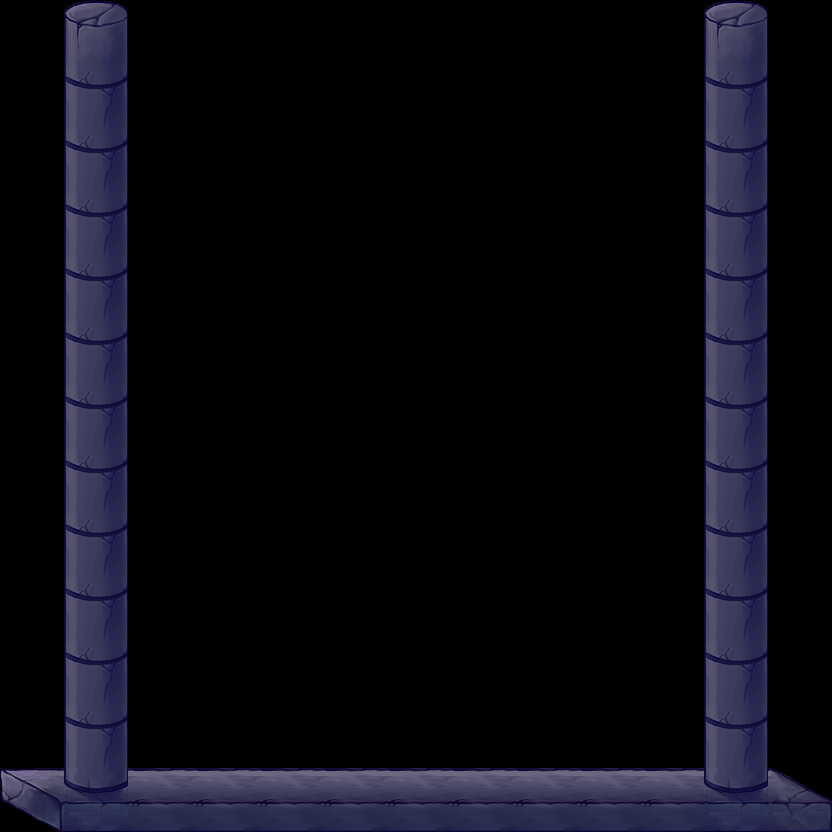

A level layout from a 2D game, rendered from its tile map. Below: a short description, then the map file with tile-grid data replaced by summaries:
An orthogonal 13x13 tile map with 64x64 px tiles, 1 tile layer (walls), 1 hidden layer not drawn, 9 tilesets.

<map version="1.0" orientation="orthogonal" renderorder="right-down" width="13" height="13" tilewidth="64" tileheight="64">
 <tileset firstgid="1" name="characters" tilewidth="64" tileheight="64">
  <image source="characters.png" width="384" height="384" />
  <tile id="0">
   <properties>
    <property name="att_1_cooldown" value="27" />
    <property name="att_1_damage" value="10" />
    <property name="att_1_pierce" value="0" />
    <property name="att_1_projectile_amount" value="1" />
    <property name="att_1_projectile_lifetime" value="15" />
    <property name="att_1_projectile_speed" value="15" />
    <property name="att_1_spread_angle" value="10" />
    <property name="att_1_stun" value="10" />
    <property name="max_hp" value="150" />
    <property name="max_x_vel" value="6" />
    <property name="max_y_vel" value="13" />
    <property name="type" value="player" />
   </properties>
  </tile>
  <tile id="2">
   <properties>
    <property name="ai" value="green_1" />
    <property name="att_1_cooldown" value="50" />
    <property name="att_1_damage" value="20" />
    <property name="att_1_pierce" value="0" />
    <property name="att_1_projectile_amount" value="1" />
    <property name="att_1_projectile_lifetime" value="40" />
    <property name="att_1_projectile_speed" value="7" />
    <property name="att_1_spread_angle" value="0" />
    <property name="att_1_stun" value="5" />
    <property name="max_hp" value="1" />
    <property name="max_x_vel" value="3" />
    <property name="max_y_vel" value="0" />
    <property name="type" value="enemy" />
   </properties>
  </tile>
  <tile id="4">
   <properties>
    <property name="ai" value="pink_1" />
    <property name="att_1_cooldown" value="60" />
    <property name="att_1_damage" value="75" />
    <property name="att_1_pierce" value="1" />
    <property name="att_1_projectile_amount" value="1" />
    <property name="att_1_projectile_lifetime" value="15" />
    <property name="att_1_projectile_speed" value="7" />
    <property name="att_1_spread_angle" value="10" />
    <property name="att_1_stun" value="10" />
    <property name="max_hp" value="20" />
    <property name="max_x_vel" value="5" />
    <property name="max_y_vel" value="9" />
    <property name="type" value="enemy" />
   </properties>
  </tile>
  <tile id="12">
   <properties>
    <property name="ai" value="green_2" />
    <property name="att_1_cooldown" value="100" />
    <property name="att_1_damage" value="10" />
    <property name="att_1_pierce" value="1" />
    <property name="att_1_projectile_amount" value="8" />
    <property name="att_1_projectile_lifetime" value="100" />
    <property name="att_1_projectile_speed" value="3" />
    <property name="att_1_spread_angle" value="45" />
    <property name="att_1_stun" value="20" />
    <property name="max_hp" value="50" />
    <property name="max_x_vel" value="0" />
    <property name="max_y_vel" value="0" />
    <property name="no_gravity" value="1" />
    <property name="type" value="enemy" />
   </properties>
  </tile>
  <tile id="14">
   <properties>
    <property name="ai" value="pink_2" />
    <property name="att_1_cooldown" value="60" />
    <property name="att_1_damage" value="10" />
    <property name="att_1_pierce" value="1" />
    <property name="att_1_projectile_amount" value="8" />
    <property name="att_1_projectile_lifetime" value="15" />
    <property name="att_1_projectile_speed" value="7" />
    <property name="att_1_spread_angle" value="45" />
    <property name="att_1_stun" value="20" />
    <property name="max_hp" value="50" />
    <property name="max_x_vel" value="0" />
    <property name="max_y_vel" value="0" />
    <property name="no_gravity" value="1" />
    <property name="type" value="enemy" />
   </properties>
  </tile>
  <tile id="16">
   <properties>
    <property name="ai" value="pink_boss" />
    <property name="att_1_cooldown" value="50" />
    <property name="att_1_damage" value="10" />
    <property name="att_1_pierce" value="1" />
    <property name="att_1_projectile_amount" value="1" />
    <property name="att_1_projectile_lifetime" value="1" />
    <property name="att_1_projectile_speed" value="3" />
    <property name="att_1_spread_angle" value="0" />
    <property name="att_1_stun" value="15" />
    <property name="att_2_cooldown" value="50" />
    <property name="att_2_damage" value="20" />
    <property name="att_2_pierce" value="1" />
    <property name="att_2_projectile_amount" value="1" />
    <property name="att_2_projectile_lifetime" value="15" />
    <property name="att_2_projectile_speed" value="7" />
    <property name="att_2_spread_angle" value="0" />
    <property name="att_2_stun" value="15" />
    <property name="att_3_cooldown" value="50" />
    <property name="att_3_damage" value="5" />
    <property name="att_3_pierce" value="1" />
    <property name="att_3_projectile_amount" value="1" />
    <property name="att_3_projectile_lifetime" value="15" />
    <property name="att_3_projectile_speed" value="5" />
    <property name="att_3_spread_angle" value="45" />
    <property name="att_3_stun" value="10" />
    <property name="max_hp" value="100" />
    <property name="max_x_vel" value="5" />
    <property name="max_y_vel" value="0" />
    <property name="type" value="enemy" />
   </properties>
  </tile>
  <tile id="24">
   <properties>
    <property name="ai" value="pink_3" />
    <property name="att_1_cooldown" value="45" />
    <property name="att_1_damage" value="5" />
    <property name="att_1_pierce" value="1" />
    <property name="att_1_projectile_amount" value="8" />
    <property name="att_1_projectile_lifetime" value="15" />
    <property name="att_1_projectile_speed" value="6" />
    <property name="att_1_spread_angle" value="45" />
    <property name="att_1_stun" value="10" />
    <property name="max_hp" value="100" />
    <property name="max_x_vel" value="2" />
    <property name="max_y_vel" value="0" />
    <property name="type" value="enemy" />
   </properties>
  </tile>
 </tileset>
 <tileset firstgid="37" name="collectibles" tilewidth="64" tileheight="64">
  <image source="collectibles.png" width="256" height="256" />
  <tile id="0">
   <properties>
    <property name="recovery" value="10" />
    <property name="size" value="s" />
    <property name="type" value="heal_potion" />
   </properties>
  </tile>
  <tile id="1">
   <properties>
    <property name="recovery" value="45" />
    <property name="size" value="m" />
    <property name="type" value="heal_potion" />
   </properties>
  </tile>
  <tile id="2">
   <properties>
    <property name="recovery" value="75" />
    <property name="size" value="l" />
    <property name="type" value="heal_potion" />
   </properties>
  </tile>
  <tile id="3">
   <properties>
    <property name="tag" value="add_projectile" />
    <property name="type" value="skill_up" />
   </properties>
  </tile>
  <tile id="4">
   <properties>
    <property name="tag" value="pierce" />
    <property name="type" value="skill_up" />
   </properties>
  </tile>
 </tileset>
 <tileset firstgid="53" name="tileset_Neutra_l01" tilewidth="64" tileheight="64">
  <properties>
   <property name="type" value="deadly" />
  </properties>
  <image source="tileset_neutral_01.png" width="640" height="640" />
  <tile id="1">
   <properties>
    <property name="type" value="corner" />
   </properties>
  </tile>
  <tile id="2">
   <properties>
    <property name="type" value="corner" />
   </properties>
  </tile>
  <tile id="4">
   <properties>
    <property name="type" value="deadly" />
   </properties>
  </tile>
  <tile id="20">
   <properties>
    <property name="type" value="corner" />
   </properties>
  </tile>
 </tileset>
 <tileset firstgid="153" name="tileset_green_01" tilewidth="64" tileheight="64">
  <image source="tileset_green_01.png" width="640" height="640" />
  <tile id="1">
   <properties>
    <property name="type" value="corner" />
   </properties>
  </tile>
  <tile id="2">
   <properties>
    <property name="type" value="corner" />
   </properties>
  </tile>
  <tile id="4">
   <properties>
    <property name="type" value="deadly" />
   </properties>
  </tile>
  <tile id="5">
   <properties>
    <property name="curse" value="green" />
    <property name="type" value="corner" />
   </properties>
  </tile>
  <tile id="6">
   <properties>
    <property name="curse" value="green" />
    <property name="type" value="corner" />
   </properties>
  </tile>
  <tile id="7">
   <properties>
    <property name="curse" value="green" />
   </properties>
  </tile>
  <tile id="14">
   <properties>
    <property name="curse" value="green" />
   </properties>
  </tile>
  <tile id="15">
   <properties>
    <property name="curse" value="green" />
   </properties>
  </tile>
  <tile id="16">
   <properties>
    <property name="curse" value="green" />
   </properties>
  </tile>
  <tile id="17">
   <properties>
    <property name="curse" value="green" />
   </properties>
  </tile>
  <tile id="20">
   <properties>
    <property name="type" value="corner" />
   </properties>
  </tile>
  <tile id="24">
   <properties>
    <property name="curse" value="green" />
    <property name="type" value="corner" />
   </properties>
  </tile>
  <tile id="25">
   <properties>
    <property name="curse" value="green" />
   </properties>
  </tile>
  <tile id="26">
   <properties>
    <property name="curse" value="green" />
   </properties>
  </tile>
  <tile id="27">
   <properties>
    <property name="curse" value="green" />
   </properties>
  </tile>
  <tile id="37">
   <properties>
    <property name="curse" value="green" />
   </properties>
  </tile>
 </tileset>
 <tileset firstgid="253" name="tileset_green_02" tilewidth="64" tileheight="64">
  <image source="tileset_green_02.png" width="640" height="640" />
 </tileset>
 <tileset firstgid="353" name="tileset_pink_01" tilewidth="64" tileheight="64">
  <image source="tileset_pink_01.png" width="640" height="640" />
  <tile id="1">
   <properties>
    <property name="type" value="corner" />
   </properties>
  </tile>
  <tile id="2">
   <properties>
    <property name="type" value="corner" />
   </properties>
  </tile>
  <tile id="4">
   <properties>
    <property name="type" value="deadly" />
   </properties>
  </tile>
  <tile id="5">
   <properties>
    <property name="curse" value="pink" />
    <property name="type" value="corner" />
   </properties>
  </tile>
  <tile id="6">
   <properties>
    <property name="curse" value="pink" />
    <property name="type" value="corner" />
   </properties>
  </tile>
  <tile id="7">
   <properties>
    <property name="curse" value="pink" />
   </properties>
  </tile>
  <tile id="14">
   <properties>
    <property name="curse" value="pink" />
   </properties>
  </tile>
  <tile id="20">
   <properties>
    <property name="type" value="corner" />
   </properties>
  </tile>
  <tile id="24">
   <properties>
    <property name="curse" value="pink" />
    <property name="type" value="corner" />
   </properties>
  </tile>
  <tile id="25">
   <properties>
    <property name="curse" value="pink" />
   </properties>
  </tile>
 </tileset>
 <tileset firstgid="453" name="tileset_pink_02" tilewidth="64" tileheight="64">
  <image source="tileset_pink_02.png" width="640" height="640" />
 </tileset>
 <tileset firstgid="553" name="portals" tilewidth="64" tileheight="64">
  <image source="portals.png" width="1024" height="436" />
  <tile id="0">
   <properties>
    <property name="setting" value="neutral" />
    <property name="type" value="portal" />
    <property name="x" value="3" />
    <property name="y" value="3" />
   </properties>
  </tile>
  <tile id="4">
   <properties>
    <property name="setting" value="pink" />
    <property name="type" value="portal" />
    <property name="x" value="3" />
    <property name="y" value="3" />
   </properties>
  </tile>
  <tile id="8">
   <properties>
    <property name="setting" value="green" />
    <property name="type" value="portal" />
    <property name="x" value="3" />
    <property name="y" value="3" />
   </properties>
  </tile>
 </tileset>
 <tileset firstgid="649" name="tileset_special_01" tilewidth="64" tileheight="64">
  <image source="tileset_special_01.png" width="1024" height="1024" />
 </tileset>
 <layer name="walls" width="13" height="13">
  <data>[169 cells, 37 non-empty, 6 distinct tile ids]</data>
 </layer>
 <layer name="characters" width="13" height="13" visible="0">
  <data>[169 cells, 4 non-empty, 4 distinct tile ids]</data>
 </layer>
</map>
